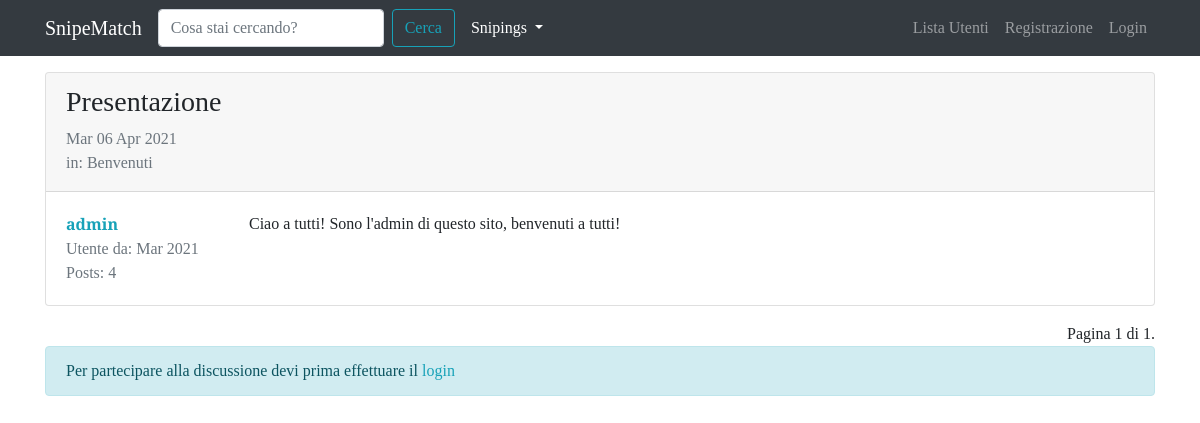
Page /forum/discussione/8 on the committed database.
### forum/models.py (models this page shows, shortened)
class Discussione(models.Model):
    titolo = models.CharField(max_length=120)
    data_creazione = models.DateTimeField(auto_now_add=True)   #auto_now_add setta la adata quando è creata la discussione
    autore_discussione = models.ForeignKey(User, on_delete=models.CASCADE, related_name="discussioni")  #col related accedo facilmente alle discussioni create da un utente
    sezione_appartenenza = models.ForeignKey(Sezione, on_delete=models.CASCADE)
    class Meta:
        verbose_name = "Discussione"
        verbose_name_plural = "Discussioni"

class Post(models.Model):
    autore_post = models.ForeignKey(User, on_delete=models.CASCADE, related_name="posts")
    contenuto = models.TextField()
    data_creazione = models.DateTimeField(auto_now_add=True)   #auto_now_add setta la adata quando è creata la discussione
    discussione = models.ForeignKey(Discussione, on_delete=models.CASCADE)
    class Meta:
        verbose_name = "Post"
        verbose_name_plural = "Posts"

class Sezione(models.Model):
    nome_sezione = models.CharField(max_length=80)
    descrizione = models.CharField(max_length=150, blank=True, null=True)   #blank: può non essere presente il campo; null: ouò essere null
    logo_sezione = models.ImageField(blank=True, null=True)
    def __str__(self):
        return self.nome_sezione
    class Meta:
        verbose_name = "Sezione"
        verbose_name_plural = "Sezioni"

### forum/views.py (the view)
# urls.py: path('discussione/<int:pk>', views.visualizza_discussione, name="visualizza_discussione"),
def visualizza_discussione(request, pk):
    discussione = get_object_or_404(Discussione, pk=pk)
    posts_discussione = Post.objects.filter(discussione=discussione) #mi prendo tutti i post di quella discussione
    paginator = Paginator(posts_discussione, 5) #voglio far vedere 5 post a pagina
    page = request.GET.get("pagina")
    posts = paginator.get_page(page)
    form_risposta = PostModelForm()
    context = {"discussione": discussione,
        "posts_discussione": posts, #passo posts che è quello paginato
        "form_risposta": form_risposta} #ci metto anche il form di risposta
    return render(request, "forum/singola_discussione.html", context)

### forum/forms.py
class PostModelForm(forms.ModelForm):
    class Meta:
        model = Post
        fields = ["contenuto"]
        widgets = {
            "contenuto": forms.Textarea(attrs={'rows': '5'})  #voglio una textarea di 5 righe, sennò sembra troppoo grossa
        }
        labels = {
            "contenuto": "Messaggio"
        }

### forum/templates/forum/singola_discussione.html (shortened to what this page needs)
{% extends 'base.html' %}
{% load crispy_forms_tags %}
{% block content %}
    {% for post in posts_discussione %}
        <div class="card my-3">
            {% if forloop.first and not "pagina" in request.get_full_path %}
                <div class="card-header pb-0">
                    <h3>{{ discussione.titolo }}</h3>
                    <p class="text-muted">{{ discussione.data_creazione|date:"D d M Y" }}
                    <br>in: {{ discussione.sezione_appartenenza }}</p>
                </div>
            {% endif %}
            <div class="card-body">
                <div class="row">
                    <div class="col-xl-2 col-4">
                        <p class="mb-0"><a href="{% url 'user_profile' username=post.autore_post.username %}"><strong>{{ post.autore_post }}</strong></a></p>
                        <p class="text-muted mb-0">Utente da: {{ post.autore_post.date_joined|date:"M Y" }}</p>
                        <p class="text-muted mb-0">Posts: {{ post.autore_post.posts.count }}</p>
                    </div>
                    <div class="col-x{{ post.autore_post }}l-10 col-8">
                        <p class="my-0">{{ post.contenuto|linebreaks }}</p>
                    </div>
                </div>
            </div>
        </div>
    {% endfor %}
    <div class="text-right">
        <span class="step-links">
            <span class="current">
                Pagina {{ posts_discussione.number }} di {{ posts_discussione.paginator.num_pages }}.
            </span>
        </span>
    </div>
    {% if request.user.is_authenticated %}
        {% include 'forum/form_risposta.html' %}
    {% else %}
        <div class="alert alert-info" role="alert">
            Per partecipare alla discussione devi prima effettuare il <a href="{% url 'login' %}?next={{ request.get_full_path }}">login</a>
        </div>
    {% endif %}
{% endblock content %}

### static-storage/css/agora.css (style rules this page uses)
body { font-family: 'Slabo 27px', serif; }
a, a:hover { color: #17a2b8; }

### rows in the picture
Post: autore_post "admin", autore_post.date_joined "Mar 2021", autore_post.posts.count "4", contenuto "Ciao a tutti! Sono l'admin di questo sito, benvenuti a tutti!"
Discussione: titolo "Presentazione", data_creazione "Mar 06 Apr 2021", sezione_appartenenza "Benvenuti"

### other values in the picture
{{ posts_discussione.number }} "1"
{{ posts_discussione.paginator.num_pages }} "1"
